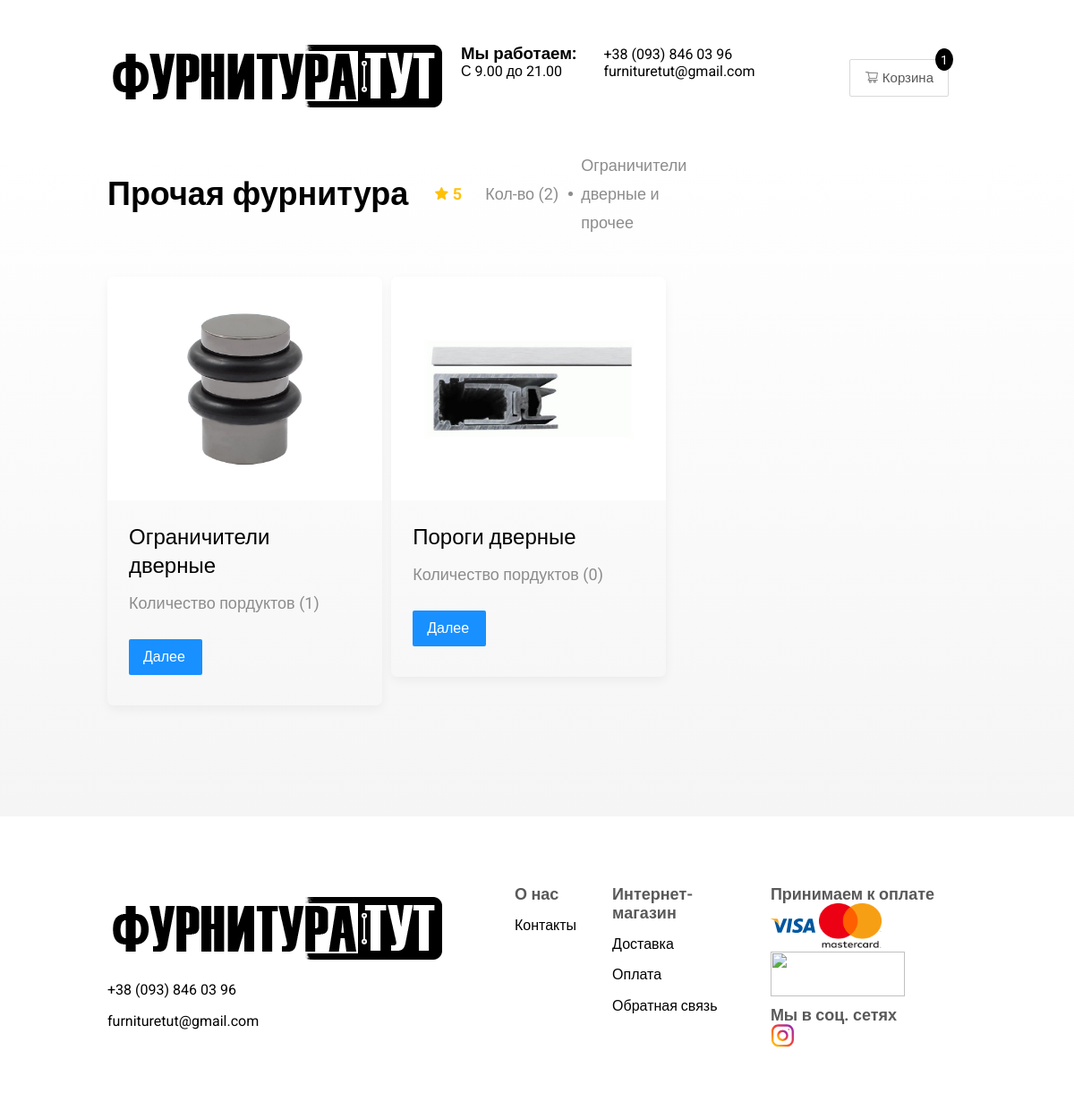
The app's page /subcategory/1/ (signed in) with its own data.
### store/models.py (models this page shows, shortened)
class Category(models.Model):
    name = models.CharField(max_length=255)
    image = models.ImageField(null=True, blank=True)
    subcategory = models.ManyToManyField(MinCategory)

class MinCategory(models.Model):
    name = models.CharField(max_length=255)
    image = models.ImageField(null=True, blank=True)

### store/views.py (the view)
# urls.py: path('subcategory/<int:category_id>/', subcategory, name='subcategory'),
def subcategory(request, category_id):
    data = cartData(request)
    cartItems = data['cartItems']
    order = data['order']
    items = data['items']
    category = Category.objects.get(id=category_id)
    subcategories = MinCategory.objects.filter(category__id=category_id)
    context = {
        'category': category,
        'subcategories': subcategories,
        'items': items,
        'order': order,
        'cartItems': cartItems,
    }
    return render(request, 'store/subcategory.html', context)

### store/models.py (called while the page is built)
    @property
    def get_cart_total(self):
        orderItems = self.orderitem_set.all()
        total = sum([item.get_total for item in orderItems])
        return total

    @property
    def get_cart_items(self):
        orderItems = self.orderitem_set.all()
        total = sum([item.quantity for item in orderItems])
        return total

    @property
    def get_total(self):
        return self.product.price * self.quantity

### store/utils.py (called while the page is built)
def cartData(request):
    if request.user.is_authenticated:
        customer = request.user.customer
        order, created = Order.objects.get_or_create(customer=customer, complete=False)
        items = order.orderitem_set.all()
        cartItems = order.get_cart_items
    else:
        cookieData = cookieCart(request)
        cartItems = cookieData['cartItems']
        order = cookieData['order']
        items = cookieData['items']
    return {'cartItems': cartItems, 'order': order, 'items': items}

### store/templates/store/subcategory.html
{% extends 'store/store.html' %}
{% load static %}
{% block content %}
<main class="main">
        <section class="restaurants">
            <div class="container">
                <div class="restaurants__inner">
                    <h1 class="restaurants__title">{{ category.name }}</h1>
                    <div class="cards__item-info">
                        <div class="item__info-rating">
                            <img src="{% static 'image/star.svg' %}" alt="star">
                            5
                        </div>
                        <div class="item__info-price">Кол-во ({{ subcategories.count }})</div>
                        {% for subcategory in subcategories %}
                            {% if forloop.counter == 1 %}
                                <div class="item__info-category item__info-category--shop">{{ subcategory.name }} и прочее</div>
                            {% endif %}
                        {% endfor %}
                    </div>
                </div>
                    <div class="cards">
                        {% for subcategory in subcategories %}
                        <div style="margin-right: 10px;" class="cards__item" data-wow-delay='0.2s'>
                        <div class="cards__item-img cards__item-img--shop">
                        <a href="{% url 'products' subcategory.id %}">
                            {% if subcategory.image %}
                                <img src="{{ subcategory.image.url }}" alt="">
                            {% endif %}
                        </a>
                        </div>
                        <div class="cards__item-wrapper">
                            <div class="cards__item-header">
                                <div class="item__header-name">
                                    <a href="{% url 'products' subcategory.id %}" class="item__header-link item__header-link--reg">{{ subcategory.name }}</a>
                                </div>
                            </div>
                            <div class="cards__item-info">
                                <div class="item__info-price">Количество пордуктов ({{ subcategory.p_subcategory.count }})</div>
                            </div>
                            <div class="cards__button">
                                <button type="button" class="button button-cart--shop">
                                    <a style="color: white; text-decoration: none;" href="{% url 'products' subcategory.id %}" class="cards__button-text">Далее</a>
                                </button>
                            </div>
                        </div>
                    </div>
                    {% endfor %}
                </div>
            </div>
        </section>
    </main>
{% endblock content %}

### static/css/style.css (style rules this page uses)
html, *, *::before, *::after { box-sizing: border-box; }
body { margin: 0; padding: 0; font-family: 'Roboto', sans-serif; font-size: 16px; }
h1,h2,h3,h4,h5,h6 { margin: 0; }
.container { width: 100%; max-width: 1200px; margin: 0 auto; }
.main { background: linear-gradient(180deg, rgba(245, 245, 245, 0) 1.04%, #F5F5F5 100%); }
.button { display: inline-block; padding: 8px 16px 8px 36px; margin-right: 6px; line-height: 24px; color: #fff; background-color: #1890FF; border-radius: 2px; border: none; -webkit-border-radius: 2px; -moz-border-radius: 2px; -ms-border-radius: 2px; -o-border-radius: 2px; transition: background-color 0.2s linear; -webkit-transition: background-color 0.2s linear; -moz-transition: background-color 0.2s linear; -ms-transition: background-color 0.2s linear; -o-transition: background-color 0.2s linear; font-size: 15px; cursor: pointer; }
.button-cart--shop { padding: 8px 14px 8px 16px; margin-right: 0; display: flex; align-items: center; }
.cards__button-text { display: inline-block; font-size: 16px; line-height: 24px; margin-right: 5px; }
.restaurants { padding-bottom: 94px; }
.restaurants__inner { display: flex; align-items: center; padding-bottom: 44px; }
.restaurants__title { font-weight: bold; font-size: 36px; line-height: 42px; margin-right: 30px; }
.cards { display: flex; align-items: flex-start; justify-content: start; flex-wrap: wrap; }
.cards__button { margin-top: 24px; display: flex; align-items: center; }
.cards__item { width: 100%; max-width: 384px; box-shadow: 0px 4px 12px rgba(0, 0, 0, 0.05); border-radius: 7px; overflow: hidden; margin-bottom: 30px; transition: box-shadow 0.2s linear; -webkit-transition: box-shadow 0.2s linear; -moz-transition: box-shadow 0.2s linear; -ms-transition: box-shadow 0.2s linear; -o-transition: box-shadow 0.2s linear; }
.cards__item-img img { width: 384px; height: 250px; object-fit: cover; }
.cards__item-wrapper { padding: 20px 24px 34px 24px; }
.cards__item:last-child { margin-right: 0; }
.cards__item-header { display: flex; align-items: center; justify-content: space-between; margin-bottom: 10px; }
.item__header-link { font-size: 24px; line-height: 32px; color: #000; text-decoration: none; font-weight: bold; }
.item__header-link--reg { font-weight: 400; }
.cards__item-info { display: flex; align-items: center; flex-wrap: wrap; }
.item__info-rating { font-size: 18px; line-height: 32px; font-weight: bold; margin-right: 26px; color: #FFC107; }
.item__info-price { font-size: 18px; line-height: 32px; color: #8C8C8C; margin-right: 25px; }
.item__info-category { position: relative; font-size: 18px; line-height: 32px; text-overflow: ellipsis; overflow: visible; white-space: nowrap; max-width: 150px; color: #8C8C8C; }
.item__info-category--shop { text-overflow: none; overflow: visible; white-space: wrap; }
.item__info-category::before { content: ''; position: absolute; top: calc(50% - 3px); left: -14px; width: 5px; height: 5px; background-color: #8C8C8C; border-radius: 50%; -webkit-border-radius: 50%; -moz-border-radius: 50%; -ms-border-radius: 50%; -o-border-radius: 50%; }

### static/css/media.css (style rules this page uses)
@media (max-width: 1200px) { .container { max-width: 960px; } }
@media (max-width: 1200px) { .cards__item { flex-basis: 32%; width: 0; max-width: none; } }
@media (max-width: 1200px) { .cards__item-img img { max-width: 100%; } }
@media (max-width: 1200px) { .item__info-category { overflow: hidden; } }
@media (max-width: 1200px) { .item__info-category--shop { overflow: visible; } }

### records on screen
Category: name "Прочая фурнитура"
MinCategory: name "Ограничители дверные", image (picture), p_subcategory.count "1"
MinCategory: image (picture), name "Пороги дверные", p_subcategory.count "0"

### other values on screen
{{ cartItems }} "1"
{{ subcategories.count }} "2"
